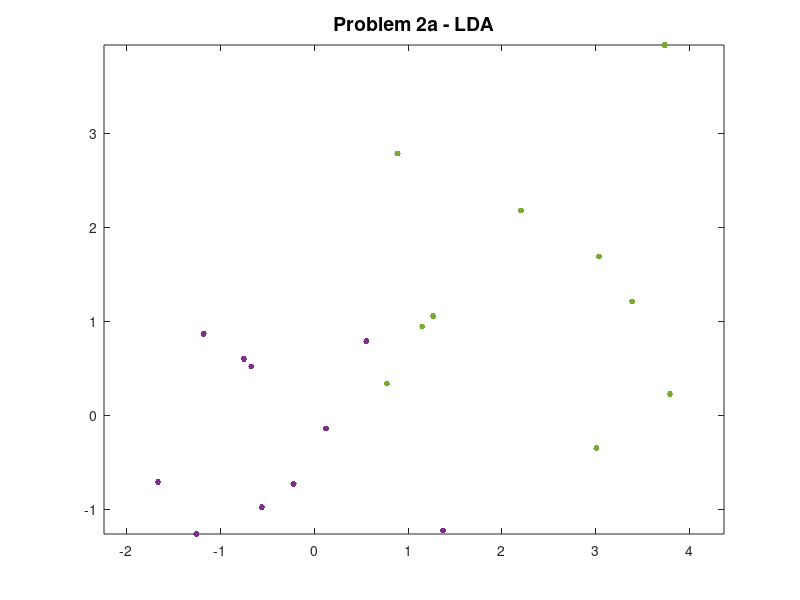

MATLAB code to generate this figure: (Note: this script raises an error after producing the figure.)
% Daniela Chanci Arrubla
% HW2 CS534 - Problem 2

clear;clc;

%% Problem 2a

% Create training samples from given 
mu = [0 0]';
Rw = [1 0; 0 1];
W = mvnrnd(mu,Rw,10);
W = W';

% Create 10 samples from given distribution 1
Rx1 = [2 -1; -1 2]; % Covariance
mu1 = [2 2]';  % Mean
[V1,D1] = eig(Rx1); % Eigenvalues and Diagonal Matrix
D1 = D1^(1/2);
X1 = V1*D1*W;  % New Samples
X1 = X1 + 2;  % New Samples

% Create 10 samples from given distribution 2
Rx2 = [1 0.5; 0.5 1]; % Covariance
mu2 = [0 0]';  % Mean
[V2,D2] = eig(Rx2); % Eigenvalues and Diagonal Matrix
D2 = D2^(1/2);
X2 = V2*D2*W;  % New Samples

% Plot samples
figure; 
plot(X1(1,:),X1(2,:),'.', 'MarkerSize', 14, 'Color', [0.4660 0.6740 0.1880]);
title('Problem 2a - LDA', 'FontSize', 14);
axis('equal');
hold on

plot(X2(1,:),X2(2,:),'.', 'MarkerSize', 14, 'Color', [0.4940 0.1840 0.5560]);

% Decision Boundaries

% LDA
s_mu1 = mean(X1')';
s_mu2 = mean(X2')';
s_Rx1 = cov(X1');
s_Rx2 = cov(X2');
s_pooled_Rx = ((10 - 1)*s_Rx1 + (10 - 1)*s_Rx2)/(10 + 10 - 2);
syms x1 x2
lda = [x1; x2]'*inv(s_pooled_Rx)*s_mu1 - 0.5*s_mu1'*inv(s_pooled_Rx)*s_mu1 + ...
    log(0.5) == [x1; x2]'*inv(s_pooled_Rx)*s_mu2 - 0.5*s_mu2'*inv(s_pooled_Rx)*...
    s_mu2 + log(0.5);
db = solve(lda, x2);
fplot(db, '-', 'LineWidth', 1, 'Color', [0 0.4470 0.7410]);

% Theoretical Bayes
pooled_Rx = ((10 - 1)*Rx1 + (10 - 1)*Rx2)/(10 + 10 - 2);
syms x1 x2
tbdb = exp(-(1/2)*([x1 x2]' - mu1)'*inv(pooled_Rx)*([x1 x2]' - mu1)) ==...
    exp(-(1/2)*([x1 x2]' - mu2)'*inv(pooled_Rx)*([x1 x2]' - mu2));
fimplicit(tbdb, 'k-', 'LineWidth', 1);

% Empirical Bayes
syms x1 x2
ebdb = exp(-(1/2)*([x1 x2]' - s_mu1)'*inv(s_pooled_Rx)*([x1 x2]' - s_mu1))...
    == exp(-(1/2)*([x1 x2]' - s_mu2)'*inv(s_pooled_Rx)*([x1 x2]' - s_mu2));
fimplicit(ebdb, '--', 'LineWidth', 2, 'Color', [0.8500 0.3250 0.0980]);
legend('X_1', 'X_2', 'LDA', 'Theoretical Bayes', 'Empirical Bayes');
hold off

%% Problem 2b

% Create training samples from given 
W = mvnrnd(mu,Rw,1000);
W = W';

% Create 10 samples from given distribution 1
X1 = V1*D1*W;  % New Samples
X1 = X1 + 2;  % New Samples

% Create 10 samples from given distribution 2
X2 = V2*D2*W;  % New Samples

% Plot samples
figure; 
plot(X1(1,:),X1(2,:),'.', 'MarkerSize', 6, 'Color', [0.4660 0.6740 0.1880]);
title('Problem 2b - LDA', 'FontSize', 14);
axis('equal');
hold on

plot(X2(1,:),X2(2,:),'.', 'MarkerSize', 6, 'Color', [0.4940 0.1840 0.5560]);

% Decision Boundaries

% LDA
s_mu1 = mean(X1')';
s_mu2 = mean(X2')';
s_Rx1 = cov(X1');
s_Rx2 = cov(X2');
s_pooled_Rx = ((10 - 1)*s_Rx1 + (10 - 1)*s_Rx2)/(10 + 10 - 2);
syms x1 x2
lda = [x1; x2]'*inv(s_pooled_Rx)*s_mu1 - 0.5*s_mu1'*inv(s_pooled_Rx)*s_mu1 + ...
    log(0.5) == [x1; x2]'*inv(s_pooled_Rx)*s_mu2 - 0.5*s_mu2'*inv(s_pooled_Rx)*...
    s_mu2 + log(0.5);
db = solve(lda, x2);
fplot(db, '-', 'LineWidth', 1, 'Color', [0 0.4470 0.7410]);

% Theoretical Bayes
pooled_Rx = ((10 - 1)*Rx1 + (10 - 1)*Rx2)/(10 + 10 - 2);
syms x1 x2
tbdb = exp(-(1/2)*([x1 x2]' - mu1)'*inv(pooled_Rx)*([x1 x2]' - mu1)) ==...
    exp(-(1/2)*([x1 x2]' - mu2)'*inv(pooled_Rx)*([x1 x2]' - mu2));
fimplicit(tbdb, 'k-', 'LineWidth', 1);

% Empirical Bayes
syms x1 x2
ebdb = exp(-(1/2)*([x1 x2]' - s_mu1)'*inv(s_pooled_Rx)*([x1 x2]' - s_mu1))...
    == exp(-(1/2)*([x1 x2]' - s_mu2)'*inv(s_pooled_Rx)*([x1 x2]' - s_mu2));
fimplicit(ebdb, '--', 'LineWidth', 2, 'Color', [0.8500 0.3250 0.0980]);
legend('X_1', 'X_2', 'LDA', 'Theoretical Bayes', 'Empirical Bayes');
hold off
